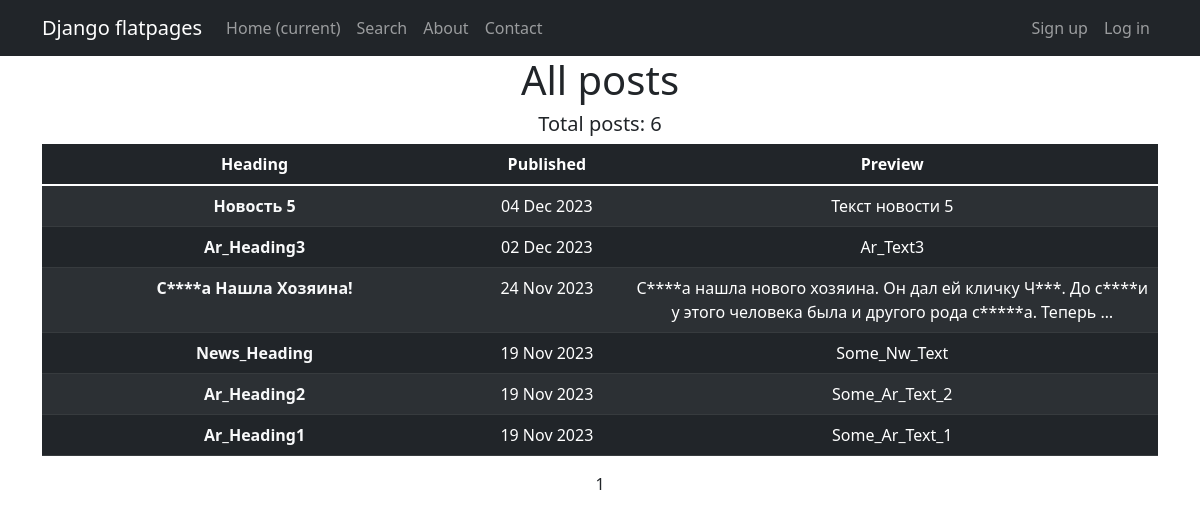
Page /news/ on the committed database.
### news/models.py (models this page shows, shortened)
class Post(models.Model):
    ARTICLE = 'ar'
    NEWS = 'nw'
    TYPE = [
        (ARTICLE, 'Article'),
        (NEWS, 'News')
    ]
    author = models.ForeignKey(Author, on_delete=models.CASCADE)
    type = models.CharField(max_length=2,
                            choices=TYPE,
                            default=NEWS)
    created = models.DateTimeField(auto_now_add=True)
    category = models.ManyToManyField(Category, through='PostCategory')
    heading = models.CharField(max_length=200)
    text = models.TextField()
    rating = models.IntegerField(default=0)
    def get_absolute_url(self):
        return reverse('post_detail', args=[str(self.id)])

### news/views.py (the view)
# urls.py: path('', PostsList.as_view(), name='post_list'),
class PostsList(ListView):
    model = Post
    ordering = '-created'
    template_name = 'posts.html'
    context_object_name = 'posts'
    paginate_by = 10

### news/templatetags/custom_filters.py (called while the page is built)
@register.filter()
def censor(text):
    if not isinstance(text, str):
        raise ValueError('Подвергать цензуре можно только строки!')
    matches = []
    for taboo in TABOO_WORDS:
        matches.extend(re.findall(taboo, text, flags=re.IGNORECASE))
    for match in set(matches):
        text = re.sub(match, f'{match[0] + len(match[1:]) * "*"}', text)
    return text

### templates/posts.html (shortened to what this page needs)
{% extends 'flatpages/default.html'%}
{% load custom_filters %}
{% load custom_tags %}
{% block content %}
<h1>All posts</h1>
<h5>Total posts: {{posts|length}}</h5>
{% if posts %}
    <table class="table table-dark table-striped" align="center">
        <thead>
            <tr>
                <th width="400">Heading</th>
                <th width="150">Published</th>
                <th width="500">Preview</th>
            </tr>
        </thead>
        <tbody class="table-group-divider">
            {% for post in posts %}
            <tr>
                <td><a class="link-light text-decoration-none fw-bold " href="{{ post.get_absolute_url }}">{{post.heading|censor}}</a></td>
                <td>{{post.created|date:'d M Y'}}</td>
                <td>{{post.text|censor|truncatewords:20}}</td>
            </tr>
            {% endfor %}
        </tbody>
    </table>
{%else%}
    <h2>Статей нет!</h2>
{% endif %}
{% include 'includes/page_by_page.html' %}
{% endblock content %}

### rows in the picture
Post: heading|censor "Новость 5", created "04 Dec 2023", text|censor "Текст новости 5"
Post: heading|censor "Ar_Heading3", created "02 Dec 2023", text|censor "Ar_Text3"
Post: heading|censor "С****а Нашла Хозяина!", created "24 Nov 2023", text|censor "С****а нашла нового хозяина. Он дал ей кличку Ч***. До с****и у этого человека была и другого рода с*****а. Теперь …"
Post: heading|censor "News_Heading", created "19 Nov 2023", text|censor "Some_Nw_Text"
Post: heading|censor "Ar_Heading2", created "19 Nov 2023", text|censor "Some_Ar_Text_2"
Post: heading|censor "Ar_Heading1", created "19 Nov 2023", text|censor "Some_Ar_Text_1"

### other values in the picture
{{ posts|length }} "6"
{{ page_obj.number }} "1"
